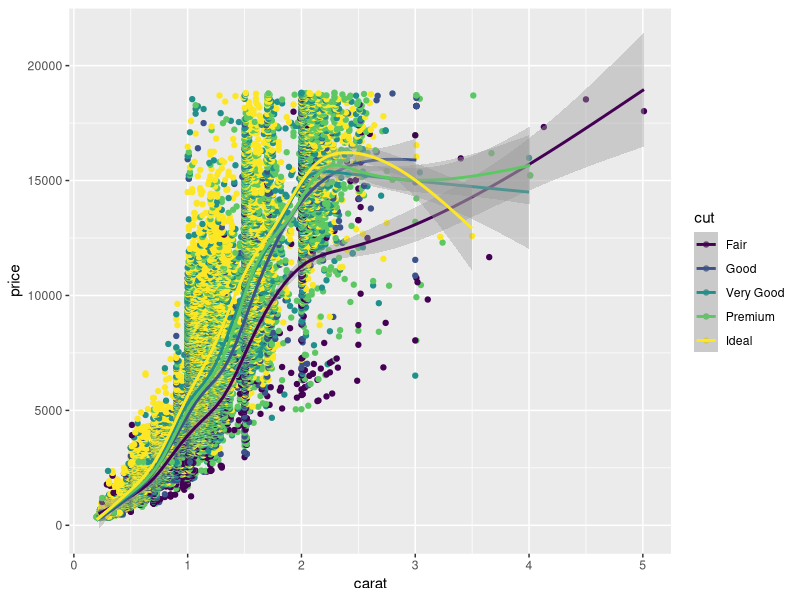

Write R code to recreate this figure.
## ---- chunk 1
knitr::opts_chunk$set(echo = TRUE)
library(tidyverse)
## ---- chunk 2
mpg

mpg2 <- mpg %>% select(-manufacturer,-model)

names(mpg2)

model1 <- lm(displ~cyl + hwy,mpg2)

summary(model1)
## ---- chunk 3
ggplot(diamonds) + geom_point(aes(x=carat, y=price, color=cut)) + geom_smooth(aes(x=carat, y=price, color=cut))
